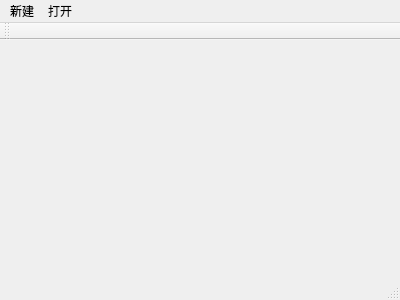
<?xml version="1.0" encoding="UTF-8"?>
<ui version="4.0">
 <class>MainWindow</class>
 <widget class="QMainWindow" name="MainWindow">
  <property name="geometry">
   <rect>
    <x>0</x>
    <y>0</y>
    <width>400</width>
    <height>300</height>
   </rect>
  </property>
  <property name="windowTitle">
   <string>MainWindow</string>
  </property>
  <widget class="QWidget" name="centralWidget"/>
  <widget class="QMenuBar" name="menuBar">
   <property name="geometry">
    <rect>
     <x>0</x>
     <y>0</y>
     <width>400</width>
     <height>23</height>
    </rect>
   </property>
   <widget class="QMenu" name="menu">
    <property name="title">
     <string>新建</string>
    </property>
    <addaction name="actionNew"/>
   </widget>
   <widget class="QMenu" name="menu_2">
    <property name="title">
     <string>打开</string>
    </property>
   </widget>
   <addaction name="menu"/>
   <addaction name="menu_2"/>
  </widget>
  <widget class="QToolBar" name="mainToolBar">
   <attribute name="toolBarArea">
    <enum>TopToolBarArea</enum>
   </attribute>
   <attribute name="toolBarBreak">
    <bool>false</bool>
   </attribute>
  </widget>
  <widget class="QStatusBar" name="statusBar"/>
  <action name="actionNew">
   <property name="text">
    <string>打开</string>
   </property>
  </action>
 </widget>
 <layoutdefault spacing="6" margin="11"/>
 <resources/>
 <connections/>
</ui>
